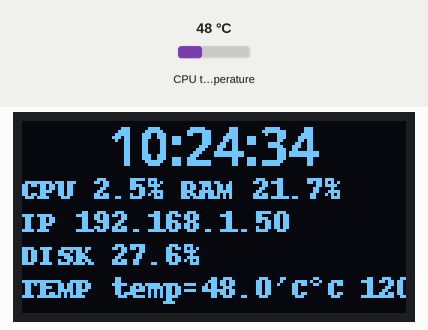
This program was run on a simulated Raspberry Pi (BCM pin numbers). Shown: 128×64 one-colour display. The test bench sets the inputs (shaded band); at power-on: CPU temperature 48 °C. The clock reads 2024-03-15 10:24:30 at power-on unless the program sets it; system figures (address, load, memory, disk, uptime) are fixed made-up values; text uses the font file from the repository.

Above: at 5.0 s.
5.1 s: CPU temperature set to 31 °C
At 7.3 s:
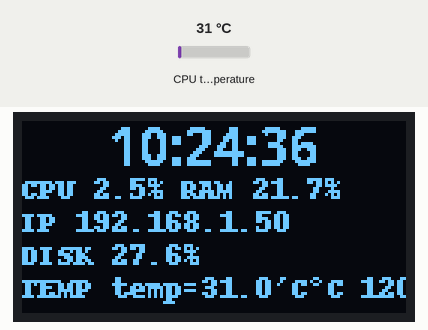
8.3 s: CPU temperature set to 44 °C
At 9.8 s:
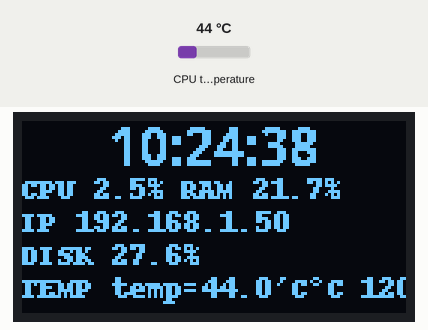
Timing chart, 0 to 11.3 s (numbered marks = the images above; inputs shaded):
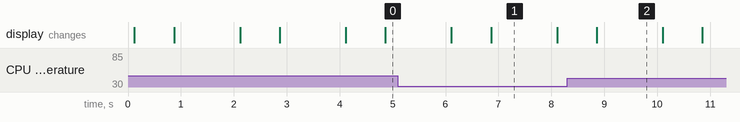

The program:

show_on_display.py
```python
#!/usr/bin/python
# -*- coding: utf-8 -*-

from time import sleep, time
from datetime import datetime
from sched import scheduler
from Adafruit_SSD1306 import SSD1306_128_64 as driver
from PIL import Image, ImageDraw, ImageFont
import get_sys_info

def microseconds():
    return (time() * 1000000 + datetime.now().microsecond)

def sleep_timer(time: float) -> None:
    sleep(time/999999)

timer = scheduler(microseconds, sleep_timer)

display = driver(rst=None)

display.begin()
display.clear()
display.display()

height = display.height
width = display.width


screen = Image.new('1', (width, height))
screen_draw = ImageDraw.Draw(screen)

font_clock = ImageFont.truetype("/root/RaspberyPi_SSD1306_display/fonts/OpenSans/OpenSans-Bold.ttf", 18)
font_clock_offset_v = int(font_clock.getsize('0')[1] * -0.25)
font_clock_size = (font_clock.getsize('0')[0], font_clock.getsize('0')[1] - font_clock_offset_v)

font_data = ImageFont.load_default()
font_data_offset_v = int(font_data.getsize('0')[1] * -0.25)
font_data_size = (font_data.getsize('0')[0], font_data.getsize('0')[1] - font_data_offset_v)

is_linux = get_sys_info.check_system_type('Linux')

def update_clock() -> Image:
    info = get_sys_info.get_time()
    clock = Image.new('1', (width, font_clock_size[1]))
    clock_draw = ImageDraw.Draw(clock)
    # clock_draw.rectangle((0, 0, width, font_clock_size[1]), outline = 0, fill = 0)
    length = 0
    for letter in info:
        length += font_clock.getsize(letter)[0]
    clock_draw.text(((width - length)/2, font_clock_offset_v), info, font=font_clock, fill = 255)
    return clock

def update_data(function) -> Image:
    info = function()
    length = 0
    for letter in info:
        length += font_data.getsize(letter)[0]

    data = Image.new('1', (length, font_data_size[1]))
    data_draw = ImageDraw.Draw(data)
    data_draw.text((0, font_data_offset_v), info, font = font_data, fill = 255)
    return data


def update_screen(sc):
    screen_draw.rectangle((0, 0, width, height), outline = 0, fill = 0)
    clock_screen = update_clock();
    cpu_screen = update_data(get_sys_info.get_cpu_usage)
    ip_screen = update_data(get_sys_info.get_ip_address)
    ram_screen = update_data(get_sys_info.get_ram_usage)
    disk_screen = update_data(get_sys_info.get_disk_usage)
    temp_screen = update_data(get_sys_info.get_temperature)
    freq_screen = update_data(get_sys_info.get_arm_freq)
    screen.paste(clock_screen, (0, 0))
    screen.paste(cpu_screen, (0, clock_screen.size[1] + font_clock_offset_v - 1))
    screen.paste(ram_screen, (cpu_screen.size[0] + 5, clock_screen.size[1] + font_clock_offset_v - 1))
    screen.paste(ip_screen, (0,  clock_screen.size[1] + cpu_screen.size[1] + font_data_offset_v + font_clock_offset_v - 1))
    screen.paste(disk_screen, (0,  clock_screen.size[1] + cpu_screen.size[1] * 2 + font_data_offset_v * 2 + font_clock_offset_v - 1))
    screen.paste(temp_screen, (0,  clock_screen.size[1] + cpu_screen.size[1] * 3 + font_data_offset_v * 3 + font_clock_offset_v - 1))
    screen.paste(freq_screen, (temp_screen.size[0] + 5,  clock_screen.size[1] + cpu_screen.size[1] * 3 + font_data_offset_v * 3 + font_clock_offset_v - 1))
    display.image(screen)
    display.display()
    timer.enter(500000, 1, update_screen, (timer,))

if is_linux:
    timer.enter(500000, 1, update_screen, (timer,))
    timer.run()
```

get_sys_info.py
```python
#!/usr/bin/python
# -*- coding: utf-8 -*-

from sys import platform
from platform import system
from subprocess import check_output
import time

def check_system_type(expected: str) -> bool:
    if system() == expected:
        return True
    else:
        return False;

def get_time() -> str:
    cur_time = time.localtime(time.time())

    ret = \
f"""{cur_time.tm_hour if (cur_time.tm_hour > 9) else f"0{cur_time.tm_hour}"}:{cur_time.tm_min if (cur_time.tm_min > 9) else f"0{cur_time.tm_min}"}:\
{cur_time.tm_sec if (cur_time.tm_sec > 9) else f"0{cur_time.tm_sec}"}"""

    return ret

def get_cpu_usage() -> str:
    cmd = "top -bn1 | grep load | cut -d ',' -f 3 | cut -d ':' -f 2"
    cpu = check_output(cmd, shell = True)
    cpu.strip()
    cpu = float(cpu)
    cpu /= 4.0
    return f"CPU {round((cpu * 100), 1)}%"

def get_ip_address() -> str:
    cmd = "hostname -I | cut -d ' ' -f 1"
    ip = str(check_output(cmd, shell = True))
    ip = ip[2:-3]
    return f"IP {ip}"

def get_ram_usage() -> str:
    cmd = """free -m | awk 'NR==2{printf "%s", $2}'"""
    ram_total = str(check_output(cmd, shell = True))
    cmd = """free -m | awk 'NR==2{printf "%s", $3}'"""
    ram_used = str(check_output(cmd, shell = True))

    ram_used = int(ram_used.replace("b", "").replace("'", ""))
    ram_total = int(ram_total.replace("b", "").replace("'", ""))

    return f"RAM {round((ram_used/ram_total)*100, 1)}%"

def get_disk_usage() -> str:
    cmd = """df | awk '$NF=="/"{printf "%d", $3}'"""
    disk_usage = str(check_output(cmd, shell = True))
    cmd = """df | awk '$NF=="/"{printf "%d", $2}'"""
    disk_total = str(check_output(cmd, shell = True))

    disk_usage = int(disk_usage.replace("b", "").replace("'", ""))
    disk_total = int(disk_total.replace("b", "").replace("'", ""))

    return f"DISK {round((disk_usage/disk_total)*100, 1)}%"

def get_temperature() ->str:
    cmd = """vcgencmd measure_temp | cut -d '=' -f 2 | cut -d "'" -f 1"""
    temp = str(check_output(cmd, shell = True))
    temp = temp[2:-3]

    return f"TEMP {temp}°C"

def get_arm_freq() -> str:
    cmd = """vcgencmd measure_clock arm | cut -d '=' -f 2"""
    freq = str(check_output(cmd, shell = True))[2:-3]
    freq = float(freq)/1000000

    return f"{round(freq)} MHz"
```

Measured:
- what the display in image 1 shows lasts 1.2 s, from 6.9 s to 8.1 s
